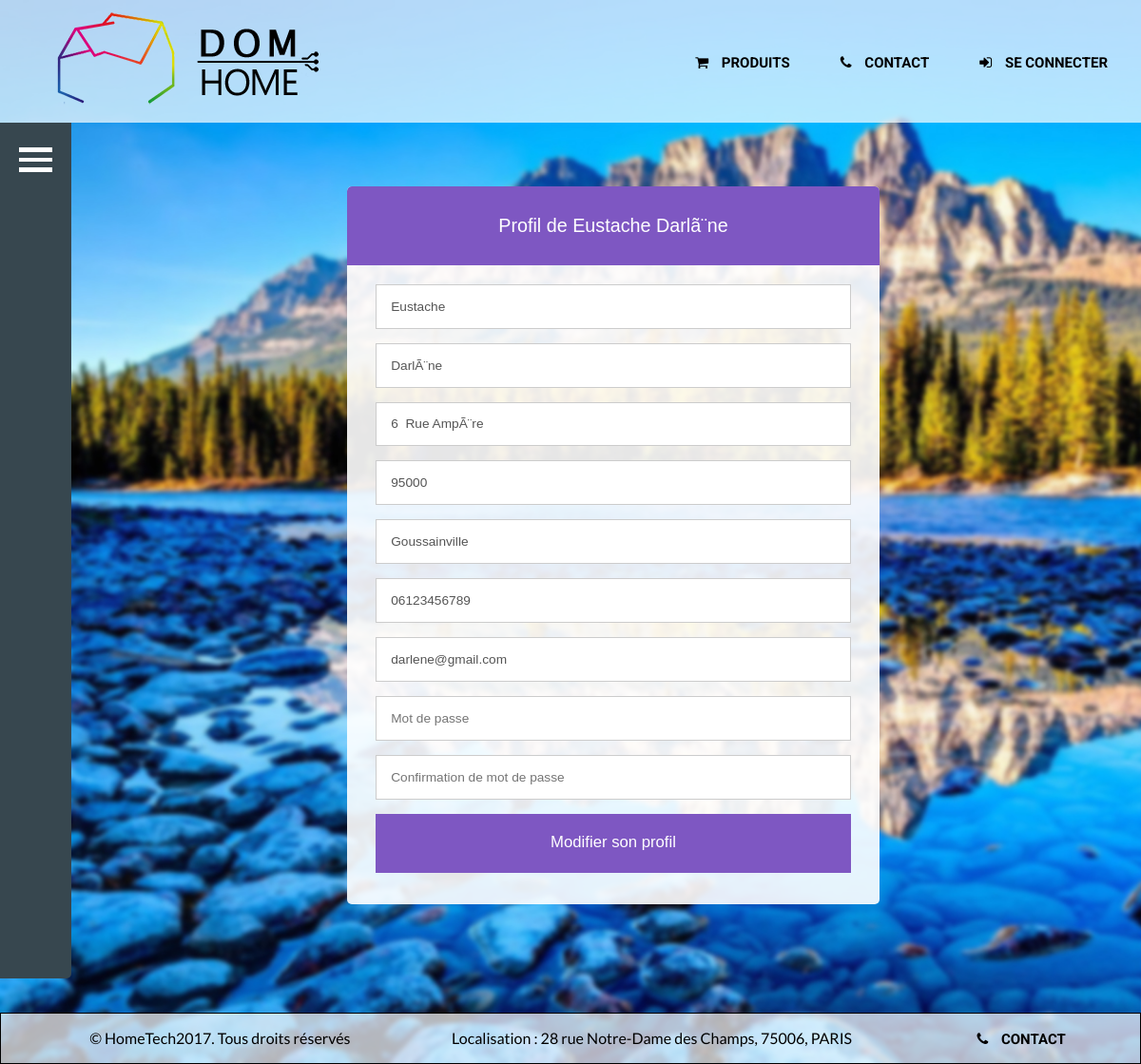
/MvcModel/Controlers/profil.php (signed in), run on the app's committed database.
### tables this page shows
CREATE TABLE IF NOT EXISTS `utilisateur` (
  `id` int(255) NOT NULL AUTO_INCREMENT,
  `nom` varchar(255) NOT NULL,
  `prenom` varchar(255) NOT NULL,
  `adresse_contact` varchar(255) NOT NULL,
  `cp_contact` varchar(255) NOT NULL,
  `ville_contact` varchar(255) NOT NULL,
  `telephone` varchar(255) NOT NULL,
  `mdp` varchar(255) NOT NULL,
  `mail` varchar(255) NOT NULL,
  `admin` int(10) NOT NULL DEFAULT '0',
  PRIMARY KEY (`id`)
);

### MvcModel/Models/profilModels.php (called while the page is built, shortened)
<?php
  include('connexiondb.php');
  $requser = $bdd->prepare("SELECT * from utilisateur where id=? ");
  $requser->execute(array($_SESSION['id']));
  $user = $requser->fetch();
 ?>

### MvcModel/Views/profilView.php (the view, shortened to what this page needs)
<!DOCTYPE html>
<html>
<head>
    <link rel="stylesheet" href="../Css/headerfooterr.css"/>
    <link rel="stylesheet" href="../Css/profil.css"/>
</head>
<?php include("header.php") ?>
<body class="no" id="menu">
<div id="corps">
<?php include("../Views/slideView.php") ;?>
    <div class="form-style-6">
          <h1>Profil de <?php echo ucfirst(mb_strtolower($_SESSION['nom']))." ".ucfirst(mb_strtolower($_SESSION['prenom'])); ?> </h1>
          <form method="post" action="">
          <input type="text" name="nom" placeholder="Nom" value="<?php echo $user['nom']?>"/>
          <input type="text" name="prenom" placeholder="Prénom" value="<?php echo $user['prenom']?>" />
          <input type="text" name="adresse" placeholder="Adresse" value="<?php echo $user['adresse_contact']?>"/>
          <input type="text" name="cp" pattern="(^[0-9]{5}$)|(^2(A|B)[0-9]{3}$)"  placeholder="Code Postal" value="<?php echo $user['cp_contact']?>">
          <input type="text" name="ville" placeholder="Ville" value="<?php echo $user['ville_contact']?>">
          <input type="text" name="tel" placeholder="Téléphone" value="<?php echo $user['telephone']?>">
          <input type="email" name="mail" placeholder="Email Address" value="<?php echo $user['mail']?>">
          <input type="password" name="mdp" pattern="(?=.*[a-z])(?=.*[A-Z])(?=.*[0-9])(?=.*\W).{6,}" required title="6 caractères minimun en majuscule et minuscule et un caractère spécial"  id="passe" placeholder="Mot de passe" value="">
          <input type="password" name="mdp2" required id="pass" placeholder="Confirmation de mot de passe">
          <input type="submit" name="caseconditions" value="Modifier son profil" />
          </form>
    </div>
</div>
<?php include("footer.php") ?>
</body>
</html>

### MvcModel/Css/headerfooterr.css (style rules this page uses)
html { background-repeat: no-repeat; background-size: cover; font-family: 'Lato'; margin: 0px; padding: 0px; min-height: 100%; }
body { min-height: 100%; margin: 0px; padding: 0px; outline: 0px; }

### MvcModel/Css/profil.css (style rules this page uses)
html { background-image: url(../Images/paysage.jpg); }
#corps { flex-direction: column; }
.form-style-6 { font: 95% Arial, Helvetica, sans-serif; width: 45%; max-height: 900px; margin-top: 6%; margin-left: auto; margin-right: auto; padding: 16px 30px 18px 30px; background-color: rgba(255,255,255 ,0.9); border-radius: 5px; overflow: scroll; }
.form-style-6 h1 { background: #7E57C2; padding: 30px ; font-size: 130%; font-weight: 300; text-align: center; color: #fff; margin: -16px 0px 20px -30px; width: 100%; border-radius: 5px 5px 0px 0px; }
.form-style-6 input { -webkit-transition: all 0.30s ease-in-out; outline: none; -webkit-box-sizing: border-box; width: 100%; background: #fff; margin-bottom: 3%; border: 1px solid #ccc; padding: 3%; color: #555; font: 90% Arial, Helvetica, sans-serif; }
.form-style-6 input[type="submit"], .form-style-6 input[type="button"] { box-sizing: border-box; -webkit-box-sizing: border-box; -moz-box-sizing: border-box; width: 100%; padding: 4%; background: #7E57C2; border-bottom: 2px solid #7E57C2; border-top-style: none; border-right-style: none; border-left-style: none; color: #fff; font-size: 110%; }

### MvcModel/Css/slide.css (style rules this page uses)
#corps { display: flex; height: 900px; background-color: initial; margin-top: 0px; margin-left: 90px; transition: 0.3s; }

### data on the page
utilisateur: nom "Eustache", prenom "DarlÃ¨ne", adresse "6 Rue AmpÃ¨re", cp "95000", ville "Goussainville", tel "06123456789", mail "darlene@gmail.com"

### other printed values
mb_strtolower($_SESSION['nom']) "Eustache"
mb_strtolower($_SESSION['prenom']) "Darlã¨ne"
